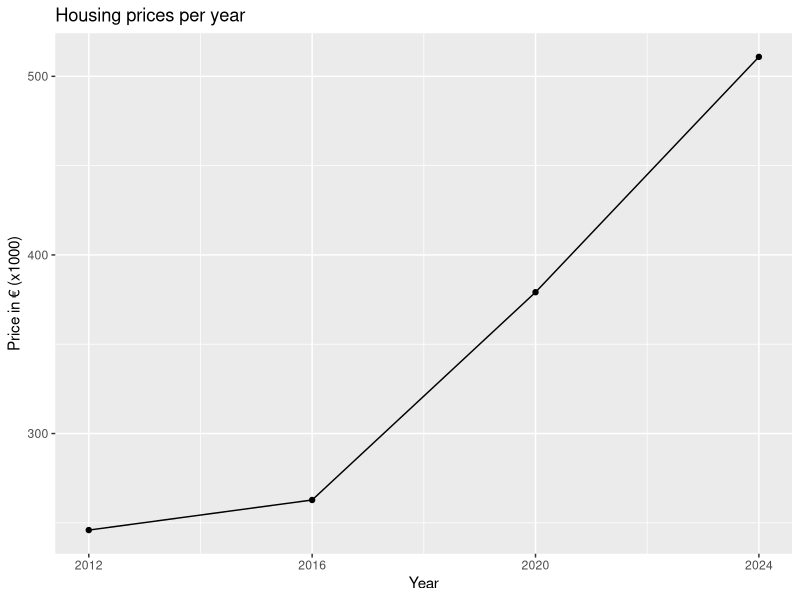
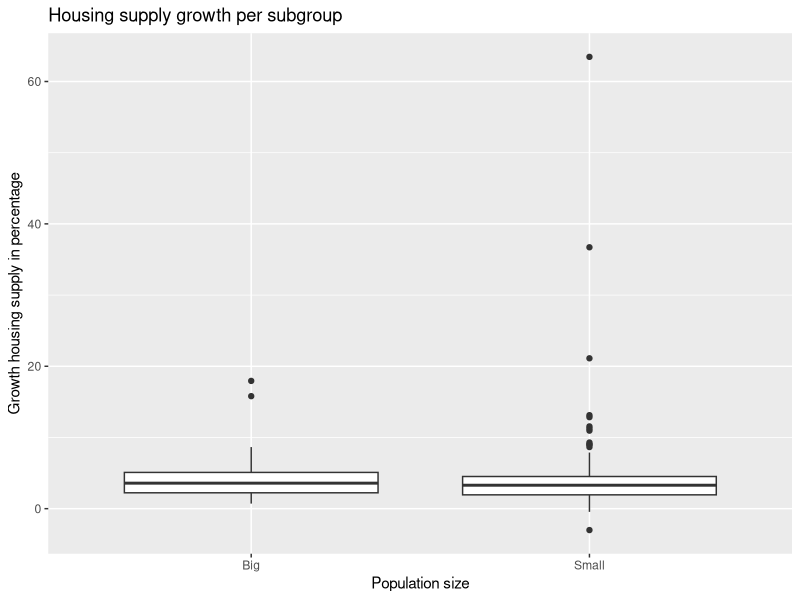

Write the R code that produced these figures, in order.
library(tidyverse)

Aantal_woningen <- read_csv("data/Naamloze spreadsheet - Voorraad_woningen_en_niet_woningen__mutaties__gebruiksfunctie__regio_04062025_144455.csv")
rm(Naamloze_spreadsheet_Voorraad_woningen_en_niet_woningen_mutaties_gebruiksfunctie_regio_04062025_144455)

Verkoopprijzen <- read_csv("data/Bestaande_koopwoningen__gemiddelde_verkoopprijzen__regio_04062025_144458 - Bestaande_koopwoningen__gemiddelde_verkoopprijzen__regio_04062025_144458.csv")
rm(Naamloze_spreadsheet_Bevolkingsontwikkeling_regio_per_maand_04062025_144448)

Bevolkingsgroei <- read_csv("data/Naamloze spreadsheet - Bevolkingsontwikkeling__regio_per_maand_04062025_144448.csv")
rm(Naamloze_spreadsheet_Bevolkingsontwikkeling_regio_per_maand_04062025_144448)

#install.packages("tidyverse")

require(tidyverse)

# === Bevolkingsontwikkeling ===

bevolking_long <- Bevolkingsgroei %>%
  pivot_longer(
    cols = c("2012", "2016", "2020", "2024"),
    names_to = "jaar",
    values_to = "waarde"
  )

# === Koopwoningen ===

#koopwoningen_long <- Aantal_woningen %>%
# pivot_longer(
#  cols = c("2012", "2016", "2020", "2024"),
# names_to = "jaar",
#values_to = "waarde")

# === Koopwoningen ===
koopwoningen <- read_csv("data/Bestaande_koopwoningen__gemiddelde_verkoopprijzen__regio_04062025_144458 - Bestaande_koopwoningen__gemiddelde_verkoopprijzen__regio_04062025_144458.csv")

Verkoopprijzen_long <- Verkoopprijzen %>%
  pivot_longer(
    cols = c("2012", "2016", "2020", "2024"),
    names_to = "jaar",
    values_to = "waarde")

Aantal_woningen <- Aantal_woningen %>%
  rename(jaar = Perioden)
Aantal_woningen$jaar <- as.character(Aantal_woningen$jaar)

dataframe <- full_join(Verkoopprijzen_long, bevolking_long, by=c("jaar", "Regio's"))

df <- full_join(dataframe, Aantal_woningen, by=c("jaar","Regio's"))

remove_missing(df, na.rm = FALSE, vars = c("waarde.x", "waarde.y","Beginstand voorraad", "Nieuwbouw", "Eindstand Voorraad"), finite = FALSE)

df2 <- remove_missing(df, na.rm = FALSE,
                      vars = c("waarde.x", "waarde.y","Beginstand voorraad", "Nieuwbouw", "Eindstand Voorraad"), 
                      finite = FALSE)
df2$Verkoopprijs <- df2$waarde.x
df2$BevolkGrootte <- df2$waarde.y
df2$waarde.x <- NULL
df2$waarde.y <- NULL
df2$Onderwerp.x <- NULL
df2$Onderwerp.y <- NULL

#filter op regio
plotdata = df2 %>% filter(`Regio's` == "Amersfoort")

#tijdsvisualisatie
plotdata$jaar <- as.numeric(plotdata$jaar)

ggplot(plotdata, aes(x = jaar, y = Verkoopprijs)) +
  geom_point() +
  xlab("Year") +
  ylab("Price in € (x1000)") +
  ggtitle("Housing prices per year") +
  geom_line() +
  scale_y_continuous(
  breaks = seq(300000, 500000, 100000),    
  labels = function(x) x / 1000) +
  scale_x_continuous(breaks = c(2012, 2016, 2020, 2024))


#adding variables
df2 <- df2 %>%
  group_by(`Regio's`) %>%
  mutate(GrowthPercentageBevolking = (BevolkGrootte / lag(BevolkGrootte)-1)*100)

df2 <- df2 %>%
  group_by(`Regio's`) %>%
  mutate(GrowthPercentageVoorraad = (`Eindstand voorraad` / lag(`Eindstand voorraad`)-1)*100)

#subgroep analyse

data2020 <- subset(df2, jaar == 2020)

BevolkMean2020 <- mean(data2020$BevolkGrootte, na.rm = TRUE)

data2020$GrootteBevolking <- 0
data2020$GrootteBevolking <- data2020$GrootteBevolking %>% 
  replace(data2020$BevolkGrootte < BevolkMean2020, "Small")
data2020$GrootteBevolking <- data2020$GrootteBevolking %>% 
  replace(data2020$BevolkGrootte >= BevolkMean2020, "Big")

ggplot(data = data2020, 
       aes(x = GrootteBevolking, y = GrowthPercentageVoorraad)) +
  geom_boxplot() +
  xlab("Population size") +
  ylab("Growth housing supply in percentage") +
  ggtitle("Housing supply growth per subgroup")



